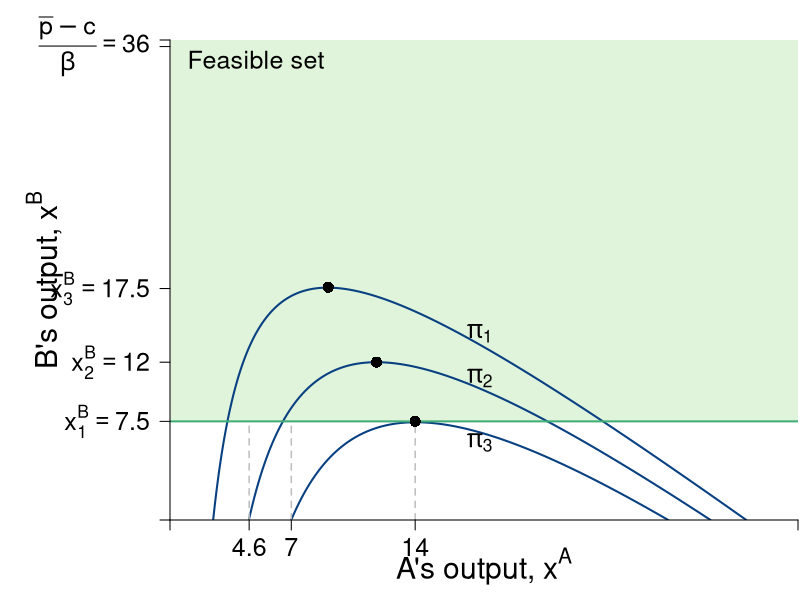

The R script that drew this image:
require(shape)
pdf(file = "competitionmarkets/cournot_brf_isoA_feasible.pdf", width = 9, height = 7)

#Set parameters for graphics
pointsize <- 1.8
axislabelsize <- 1.8
labelsize <- 1.5
namesize <- 1.8
annotatesize <- 1.5
graphlinewidth <- 2
segmentlinewidth <- 1.5


COL <- c("#7fc97f", "#beaed4", "#fdc086", "#ffff99", "#386cb0", "#f0027f", "#bf5b17", "#666666")
COLA <- c("#e0f3db", "#99d8c9","#66c2a4","#41ae76", "#238b45", "#005824")
COLB <- c("#4eb3d3", "#2b8cbe", "#0868ac","#084081")

par(mar =  c(4, 8.5, 2, 0.1))

piA <- function(xa, xb, s = 0.5, pmax = 20, c1 = 2) {
  (pmax - s*xb)*xa - s*(xa)^2 - c1*xa
}

piB <- function(xa, xb, s = 0.5, pmax = 20, c1 = 2) {
  (pmax - s*xa)*xb - s*(xb)^2 - c1*xb
}

brfB <- function(xa, s = 0.5, pmax = 20, c1 = 2) {
  (pmax - c1)/(2*s) - (1/2)*xa
}

brfA <- function(xa, s = 0.5, pmax = 20, c1 = 2) {
  (pmax - c1)/s - 2*xa
}

xlims <- c(0, 36.5)
ylims <- c(0, 36.5)

npts <- 501 
x <- seq(xlims[1], xlims[2], length.out = npts)
y <- seq(ylims[1], ylims[2], length.out = npts) 
a <- c(42, 72, 102)
b <- c(72, 81, 90)

plot(0, 0, xlim = xlims, ylim = ylims, type = "n",
     xlab = expression(paste("")),
     ylab = expression(paste("")), 
     xaxt = "n", 
     yaxt = "n", 
     cex.lab = axislabelsize, 
     bty = "n",
     xaxs = "i", 
     yaxs = "i")

ticksy <- c(0, 7.5, 12, 17.6, 36, ylims[2])
ylabelsnum <- c(NA, expression(paste(x[1]^B == 7.5)), expression(paste(x[2]^B == 12)), expression(paste(x[3]^B)==17.5), expression(paste(frac(bar(p) - c,beta) == 36), NA))
ticksx <- c(0, 4.6, 7.05, 14.25, xlims[2])
xlabelsnum <- c(NA, expression(paste(4.6)), expression(paste(7)), expression(paste(14)), NA)

npts <- 500 
xx1 <- seq(xlims[1], xlims[2], length.out = npts)

#Feasible set
polygon(c(0, 0, xlims[2], xlims[2]), 
        c(ylims[2], 7.5 , 7.5, ylims[2]),
        border = FALSE, col = COLA[1])

contour(x, y, 
        outer(x, y, piA),
        drawlabels = FALSE,
        col = COLB[4],
        lwd = graphlinewidth,
        levels = a, 
        xaxs = "i", 
        yaxs = "i", 
        add = TRUE) 

text(0.5*xlims[2], -3.5, expression(paste("A's output, ", x^A)), xpd = TRUE, cex = axislabelsize) 
text(-7.3, 0.5*ylims[2], expression(paste("B's output, ", x^B)), xpd = TRUE, cex = axislabelsize, srt = 90) 

# Feasible
segments(0, 7.5, xlims[2], 7.5, col = COLA[4], lwd = graphlinewidth)
text(5, 35, expression("Feasible set"), cex = annotatesize)
# polygon( feasible )

segments(7.05, 0, 7.05, 7.5, lty = 2, col = "gray" , lwd = segmentlinewidth)
points(12, 12, pch = 16, col = "black", cex = 1.5)

segments(14.25, 0, 14.25, 7.5, lty = 2, col = "gray" , lwd = segmentlinewidth)
points(14.25, 7.5, pch = 16, col = "black", cex = 1.5)

segments(4.6, 0, 4.6, 7.5, lty = 2, col = "gray" , lwd = segmentlinewidth)
points(9.2, 17.7, pch = 16, col = "black", cex = 1.5)

#labels for the isoprofits
text(18, 5.9, expression(paste(pi[3])), cex = annotatesize)
text(18, 10.8, expression(paste(pi[2])), cex = annotatesize)
text(18, 14.2, expression(paste(pi[1])), cex = annotatesize)

axis(1, at = ticksx, pos = 0, labels = xlabelsnum, cex.axis = labelsize)
axis(2, at = ticksy, pos = 0, labels = ylabelsnum, las = 1, cex.axis = labelsize)

dev.off()
